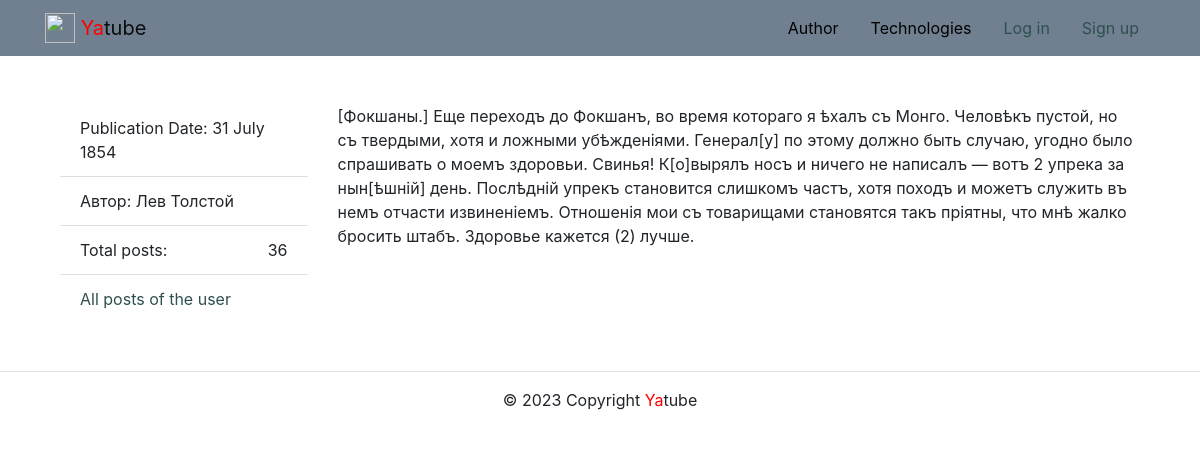
The app's page /posts/37/ with its own data.
### posts/models.py (models this page shows, shortened)
class Post(models.Model):
    text = models.TextField(
        'Текст поста',
        help_text='Введите текст поста'
    )
    pub_date = models.DateTimeField(
        'Дата публикации',
        auto_now_add=True)
    author = models.ForeignKey(
        User,
        on_delete=models.CASCADE,
        related_name='posts',
        verbose_name='Автор'
    )
    group = models.ForeignKey(
        Group,
        on_delete=models.SET_NULL,
        related_name='posts',
        blank=True,
        null=True,
        verbose_name='Группа',
        help_text='Группа, к которой будет относиться пост'
    )
    image = models.ImageField(
        'Картинка',
        upload_to='posts/',
        blank=True
    )
    class Meta:
        ordering = ['-pub_date']

### posts/views.py (the view)
# urls.py: path('posts/<int:post_id>/', views.post_detail, name='post_detail'),
def post_detail(request, post_id):
    post = Post.objects.get(id=post_id)
    comments = Comment.objects.filter(post=post_id)
    comment_form = CommentForm()
    context = {
        'post': post,
        'comments': comments,
        'form': comment_form
    }
    return render(request, 'posts/post_detail.html', context)

### core/context_processors/year.py (called while the page is built)
def year(request):
    today = datetime.datetime.now()
    year = today.year
    return {
        'year': year
    }

### templates/posts/post_detail.html (shortened to what this page needs)
{% extends 'base.html' %}
{% load thumbnail %}
{% load user_filters %}
{% block content %}
<div class="container py-5">
<div class="row">
<aside class="col-12 col-md-3">
    <ul class="list-group list-group-flush">
      <li class="list-group-item">
        Publication Date: {{post.pub_date|date:"d E Y"}}
      </li>
      <li class="list-group-item">
        Автор: {{post.author.get_full_name}}
      </li>
      <li class="list-group-item d-flex justify-content-between align-items-center">
        Total posts:  <span >{{post.author.posts.count}}</span>
      </li>
      <li class="list-group-item">
        <a href="{% url 'posts:profile' post.author.username %}">
          All posts of the user
        </a>
      </li>
    </ul>
</aside>
<article class="col-12 col-md-9">
  <p>
   {{post.text}}
  </p>
</article>
</div>
</div>
{% endblock %}

### templates/base.html (style rules this page uses)
a { color: #2F4F4F; background-color: transparent; text-decoration: none; }

### records on screen
Post: pub_date "31 July 1854", author.get_full_name "Лев Толстой", author.posts.count "36", text "[Фокшаны.] Еще переходъ до Фокшанъ, во время котораго я ѣхалъ съ Монго. Человѣкъ пустой, но съ твердыми, хотя и ложными убѣжденіями. Генерал[у] по этому должно быть случаю, угодно было спрашивать о моемъ здоровьи. Свинья! К[о]вырялъ носъ и ничего не написалъ — вотъ 2 упрека за нын[ѣшній] день. Послѣдній упрекъ становится слишкомъ частъ, хотя походъ и можетъ служить въ немъ отчасти извиненіемъ. Отношенія мои съ товарищами становятся такъ пріятны, что мнѣ жалко бросить штабъ. Здоровье кажется (2) лучше."
